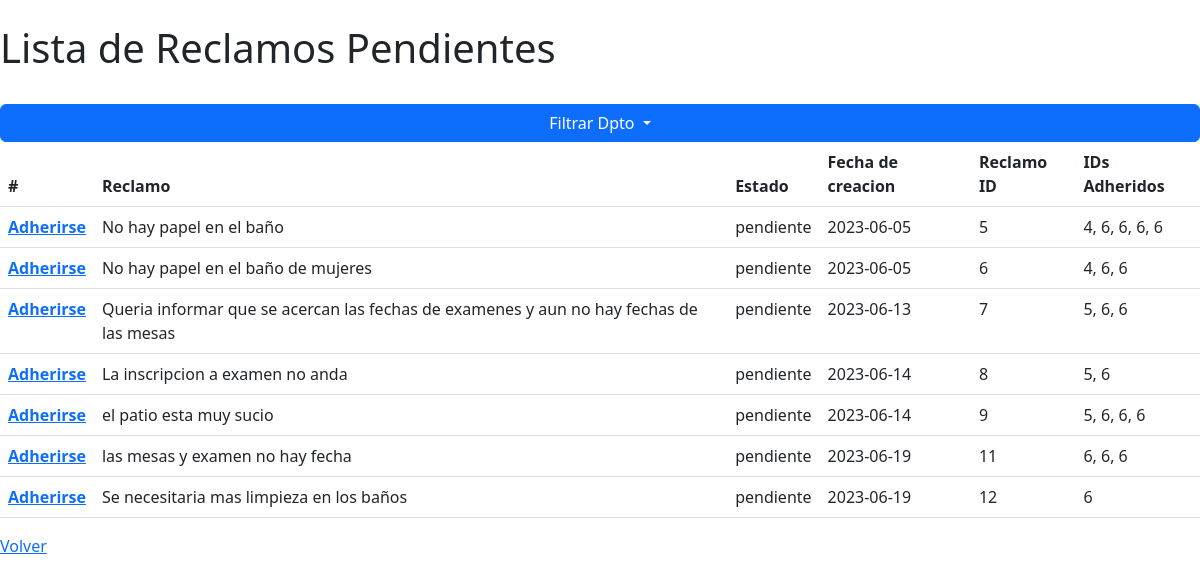
/listar (signed in), run on the app's committed database.
### modules/databases.py (models this page shows, shortened)
class Reclamo(db.Model):
    __tablename__ = 'reclamos'
    id = Column(Integer(), primary_key=True)
    estado = Column(String(500), nullable=False)
    fecha = Column(String(1000))
    contenido = Column(String(1000), nullable=False)
    user_id = Column(Integer(), ForeignKey('users.id'))
    departamento = Column(String(500))
    adheridos= Column(String(1000))

### server.py (the view, shortened to what this page needs)
@app.route("/listar", methods=['GET', 'POST'])
@login_required
def listar():
    lista_resueltos = Reclamo.query.filter_by(estado = "pendiente").all()
    if request.args.get('dptol'):
        lista_resueltos = Reclamo.query.filter_by(estado = "pendiente", departamento="limpieza").all()
    if request.args.get('dptoa'):
        lista_resueltos = Reclamo.query.filter_by(estado = "pendiente", departamento="alumnado").all()
    return render_template("lista.html", lista_resueltos=lista_resueltos)

### server.py (called while the page is built)
@login_manager.user_loader
def user_loader(user_id):
    return User.query.get(user_id)

### templates/lista.html (shortened to what this page needs)
<!DOCTYPE html>
<html lang="en">
<head>
    <link href="https://cdn.jsdelivr.net/npm/bootstrap@5.3.0-alpha3/dist/css/bootstrap.min.css" rel="stylesheet">
</head>
<body class="d-flex flex-column">
    <br><h1>Lista de Reclamos Pendientes</h1>
<br>
    <div class="btn-group" role="group">
        <button type="button" class="btn btn-primary dropdown-toggle" data-bs-toggle="dropdown" aria-expanded="false">
          Filtrar Dpto
        </button>
    </div>
    <table class="table">
        <thead>
        <tr>
            <th scope="col">#</th>
            <th scope="col">Reclamo</th>
            <th scope="col">Estado</th>
            <th scope="col">Fecha de creacion</th>
            <th scope="col">Reclamo ID</th>
            <th scope="col">IDs Adheridos</th>
        </tr>
        </thead>
        <tbody>
        {% for reclamo in lista_resueltos: %}
        <tr>
            <th scope="row"><a href="{{ url_for('listar', add=true, id=reclamo.id) }}">Adherirse</a></th>
            <td>{{reclamo.contenido}}</td>
            <td>{{reclamo.estado}}</td>
            <td>{{reclamo.fecha}}</td>
            <td>{{reclamo.id}}</td>
            <td>{{reclamo.adheridos}}</td>
        </tr>
        {% endfor %}
        </tbody>
    </table>
    <a href="{{ url_for('mis_reclamos')}}">Volver</a>
</body>
</html>

### data on the page
Reclamo: contenido "No hay papel en el baño", estado "pendiente", fecha "2023-06-05", id "5", adheridos "4, 6, 6, 6, 6"
Reclamo: contenido "No hay papel en el baño de mujeres", estado "pendiente", fecha "2023-06-05", id "6", adheridos "4, 6, 6"
Reclamo: contenido "Queria informar que se acercan las fechas de examenes y aun no hay fechas de las mesas", estado "pendiente", fecha "2023-06-13", id "7", adheridos "5, 6, 6"
Reclamo: contenido "La inscripcion a examen no anda", estado "pendiente", fecha "2023-06-14", id "8", adheridos "5, 6"
Reclamo: contenido "el patio esta muy sucio", estado "pendiente", fecha "2023-06-14", id "9", adheridos "5, 6, 6, 6"
Reclamo: contenido "las mesas y examen no hay fecha", estado "pendiente", fecha "2023-06-19", id "11", adheridos "6, 6, 6"
Reclamo: contenido "Se necesitaria mas limpieza en los baños", estado "pendiente", fecha "2023-06-19", id "12", adheridos "6"
